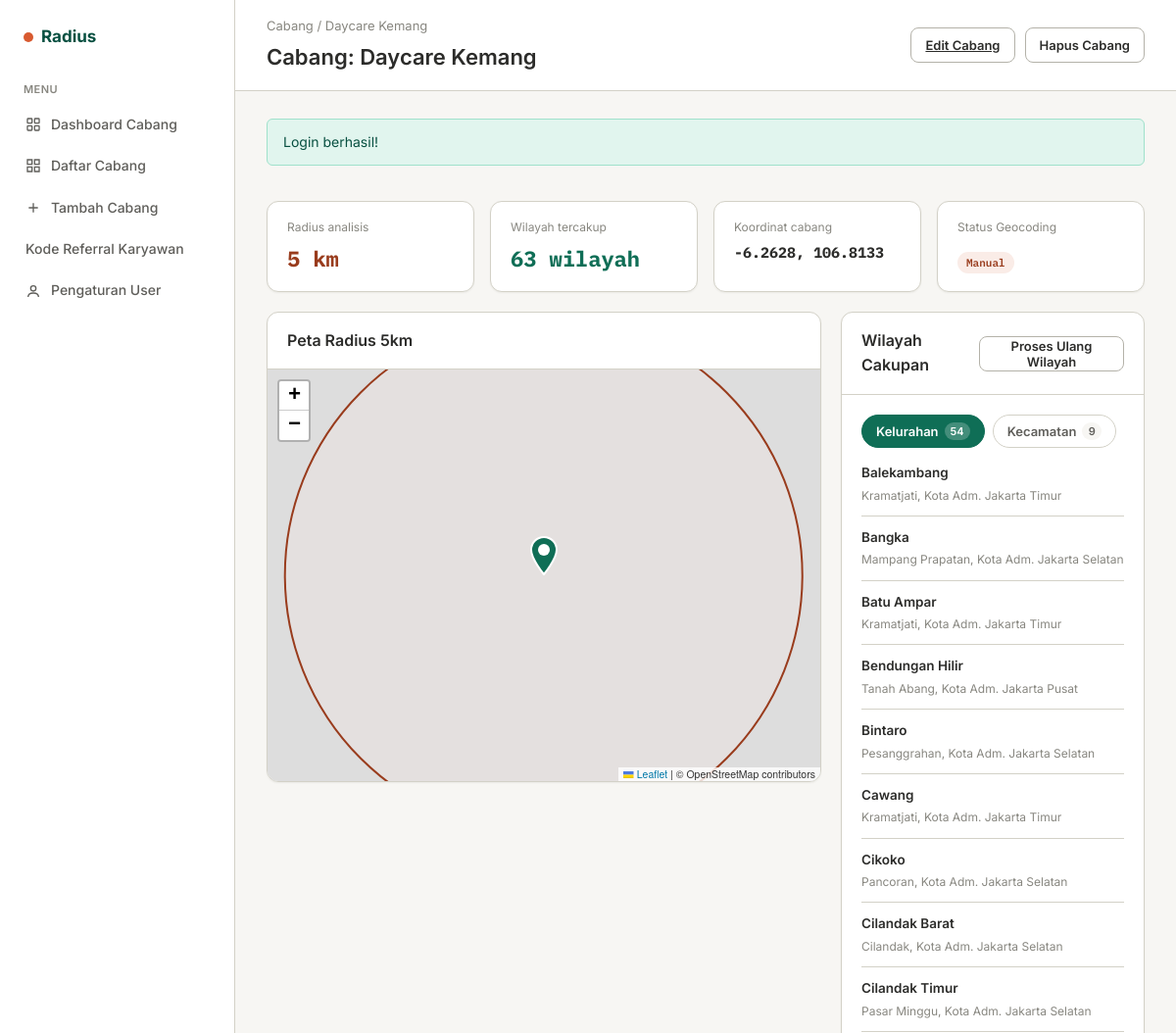
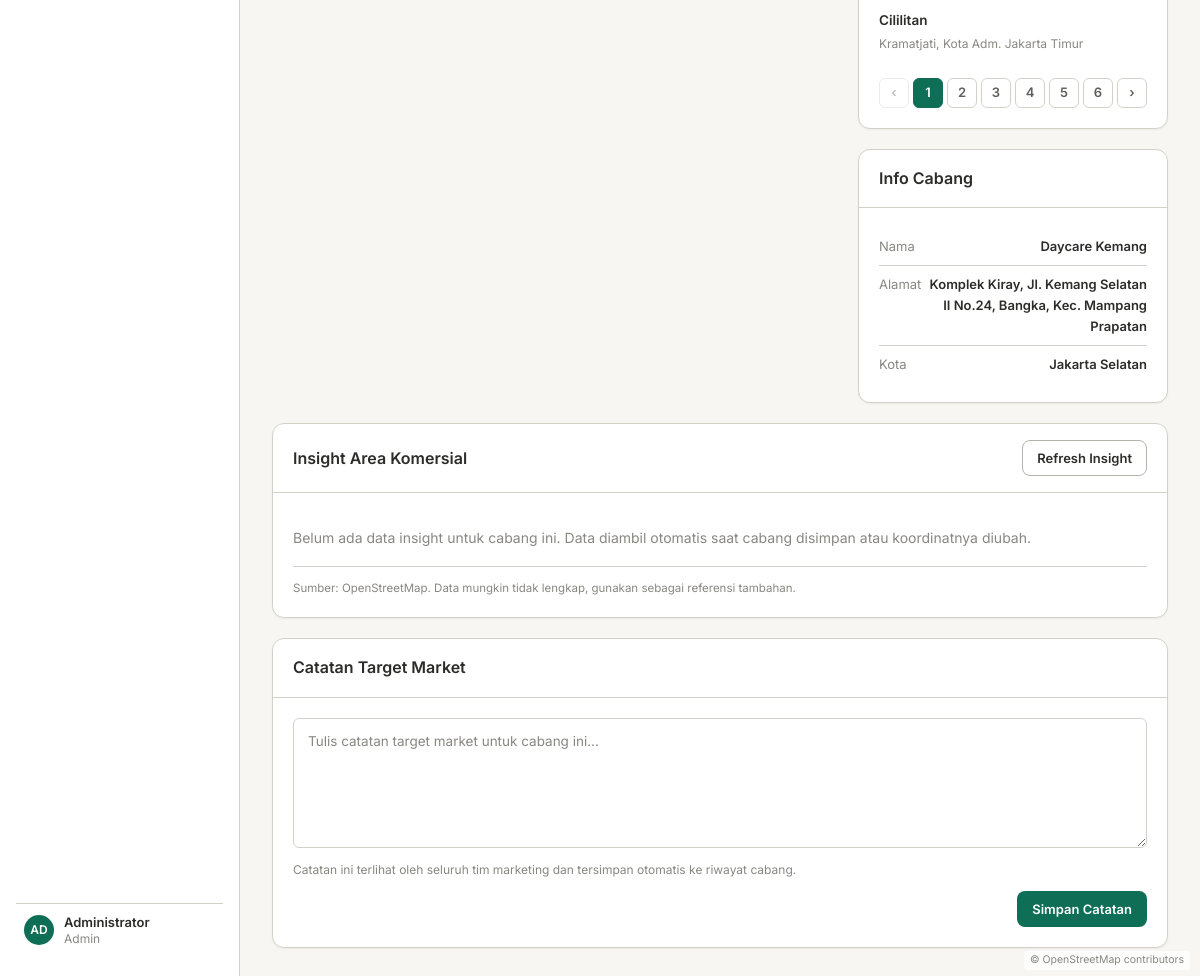
Screenshot of /branch/2 (signed in) with the database file from the repository (2 pictures, top to bottom).
### tables this page shows
CREATE TABLE IF NOT EXISTS branches (
    id INT AUTO_INCREMENT PRIMARY KEY,
    name VARCHAR(150) NOT NULL,
    address TEXT NOT NULL,
    city VARCHAR(100) NOT NULL,
    latitude DECIMAL(11, 8),
    longitude DECIMAL(11, 8),
    target_market_notes TEXT,
    geocoding_status ENUM("verified", "manual", "pending", "failed") DEFAULT "pending",
    created_at TIMESTAMP DEFAULT CURRENT_TIMESTAMP,
    updated_at TIMESTAMP DEFAULT CURRENT_TIMESTAMP ON UPDATE CURRENT_TIMESTAMP,
    created_by INT,
    FOREIGN KEY (created_by) REFERENCES users(id)
);

CREATE TABLE IF NOT EXISTS covered_areas (
    id INT AUTO_INCREMENT PRIMARY KEY,
    branch_id INT NOT NULL,
    area_name VARCHAR(150) NOT NULL,
    area_type ENUM("kelurahan", "kecamatan", "desa") NOT NULL,
    kecamatan VARCHAR(100),
    kabupaten_kota VARCHAR(100),
    provinsi VARCHAR(100),
    distance_km DECIMAL(5, 2),
    source ENUM("polygon", "manual") DEFAULT "polygon",
    created_at TIMESTAMP DEFAULT CURRENT_TIMESTAMP,
    FOREIGN KEY (branch_id) REFERENCES branches(id) ON DELETE CASCADE,
    INDEX idx_branch (branch_id)
);

### app/Helpers/functions.php (called while the page is built, shortened)
<?php
function view(string $view, array $data = []) {
    $viewPath = __DIR__ . "/../../views/{$view}.php";
    extract($data);
    include $viewPath;
}
function currentUser() {
    return $_SESSION["user"] ?? null;
}
function isAdmin(): bool {
    $user = currentUser();
    return $user && ($user["role"] ?? "") === ROLE_ADMIN;
}
function flash(string $name, string $message = "") {
    if ($message) {
        $_SESSION["flash_{$name}"] = $message;
    } else {
        $msg = $_SESSION["flash_{$name}"] ?? "";
        return $msg;
    }
}

### app/Controllers/BranchController.php (called while the page is built, shortened)
<?php
class BranchController {
    private $branchModel;
    private $coveredAreaModel;
    private $commercialInsightModel;
    public function __construct() {
        global $pdo;
        $this->branchModel = new Branch($pdo);
        $this->coveredAreaModel = new CoveredArea($pdo);
        $this->commercialInsightModel = new CommercialInsight($pdo);
    }
    public function detail(int $id) {
        $branch = $this->branchModel->getById($id);
        $perPage = 10;
        $page = max(1, (int) ($_GET["page"] ?? 1));
        $offset = ($page - 1) * $perPage;
        $coveredAreas = $this->coveredAreaModel->getByBranch($id);
        $totalKelurahan = $this->coveredAreaModel->countByBranchAndType($id, "kelurahan");
        $totalKecamatan = $this->coveredAreaModel->countByBranchAndType($id, "kecamatan");
        $totalDesa = $this->coveredAreaModel->countByBranchAndType($id, "desa");
        $kelurahanList = $this->coveredAreaModel->getByBranchAndType($id, "kelurahan", $perPage, $offset);
        $totalKelurahanPages = max(1, (int) ceil($totalKelurahan / $perPage));
        $page = min($page, $totalKelurahanPages);
        $commercialInsight = $this->commercialInsightModel->getByBranch($id);
        $kantorBernama = [];
        view("branch/detail", [
            "branch" => $branch,
            "covered_areas" => $coveredAreas,
            "kelurahan_list" => $kelurahanList,
            "total_kelurahan" => $totalKelurahan,
            "total_kecamatan" => $totalKecamatan,
            "total_desa" => $totalDesa,
            "kelurahan_page" => $page,
            "kelurahan_pages" => $totalKelurahanPages,
            "commercial_insight" => $commercialInsight,
            "kantor_bernama" => $kantorBernama,
        ]);
    }
}

### index.php (called while the page is built, shortened)
<?php
spl_autoload_register(function ($class) {
    if (strpos($class, "App\\") === 0) {
        $path = __DIR__ . "/app/" . str_replace("\\", "/", substr($class, 4)) . ".php";
    }
});
require_once __DIR__ . "/app/Helpers/functions.php";
$route = $_GET["route"] ?? "dashboard";
$routes = require_once __DIR__ . "/config/routes.php";
$matched = null;
$params = [];
foreach ($routes as $pattern => $config) {
    if (strpos($pattern, "{id}") !== false) {
        $regex = "#^" . preg_quote($pattern, "#") . "$#";
        $regex = str_replace("\\{id\\}", "(\d+)", $regex);
        if (preg_match($regex, $route, $matches)) {
            $matched = $config;
            $params["id"] = (int) $matches[1];
            break;
        }
    }
}
if ($matched) {
    $controller = $matched["controller"];
    $action = $matched["action"];
    $controllerFile = $controller . "Controller";
    $controllerPath = __DIR__ . "/app/Controllers/{$controllerFile}.php";
    if (file_exists($controllerPath)) {
        $controllerObj = new $class();
        $controllerObj->$action(...array_values($params));
    } else {
        http_response_code(404);
        view("errors/404");
    }
} else {
    http_response_code(404);
    view("errors/404");
}

### app/Models/Branch.php (called while the page is built, shortened)
<?php
class Branch {
    private $pdo;
    public function __construct(PDO $pdo) {
        $this->pdo = $pdo;
    }
    public function getById(int $id): ?array {
        $stmt = $this->pdo->prepare("
            SELECT b.*, u.name as created_by_name
            FROM branches b
            LEFT JOIN users u ON b.created_by = u.id
            WHERE b.id = ?
        ");
        $stmt->execute([$id]);
        return $stmt->fetch();
    }
}

### app/Models/CoveredArea.php (called while the page is built, shortened)
<?php
class CoveredArea {
    private $pdo;
    public function __construct(PDO $pdo) {
        $this->pdo = $pdo;
    }
    public function getByBranch(int $branchId): array {
        $stmt = $this->pdo->prepare("
            SELECT * FROM covered_areas
            WHERE branch_id = ?
            ORDER BY area_type, distance_km IS NULL, distance_km, area_name
        ");
        $stmt->execute([$branchId]);
        return $stmt->fetchAll();
    }
}

### views/branch/detail.php (the view, shortened to what this page needs)
<?php
$pageTitle = "Cabang: " . $branch["name"];
$breadcrumb = "Cabang / " . $branch["name"];
$refreshInsightUrl = APP_URL . "/branch/refresh-insight/" . $branch["id"];
$bisaRefreshInsight = isAdmin() && $branch["latitude"] !== null;
?>
<?php if ($success = flash("success")): ?>
<div class="alert alert-success"><?php echo $success; ?></div>
<?php endif; ?>
<div class="stat-row">
    <div class="stat-card">
        <div class="stat-label">Radius analisis</div>
        <div class="stat-value accent">5 km</div>
    </div>
    <div class="stat-card">
        <div class="stat-label">Wilayah tercakup</div>
        <div class="stat-value primary"><?php echo count($covered_areas); ?> wilayah</div>
    </div>
    <div class="stat-card">
        <div class="stat-label">Koordinat cabang</div>
        <div class="stat-value" style="font-size:15px;"><?php echo $branch["latitude"] ? number_format($branch["latitude"], 4) . ", " . number_format($branch["longitude"], 4) : "-"; ?></div>
    </div>
    <div class="stat-card">
        <div class="stat-label">Status Geocoding</div>
        <div class="stat-value">
            <?php
            $badgeClass = $branch["geocoding_status"] === "verified" ? "badge-success"
                : ($branch["geocoding_status"] === "manual" ? "badge-info"
                : ($branch["geocoding_status"] === "pending" ? "badge-warning" : "badge-error"));
            ?>
            <span class="badge <?php echo $badgeClass; ?>"><?php echo ucfirst($branch["geocoding_status"]); ?></span>
        </div>
    </div>
</div>
<div class="grid">
    <div class="card">
        <div class="card-header">
            <h2 class="card-title">Peta Radius 5km</h2>
        </div>
        <div class="map-wrap" id="map" data-lat="<?php echo $branch["latitude"]; ?>" data-lon="<?php echo $branch["longitude"]; ?>">
        </div>
        <div class="map-attribution">© OpenStreetMap contributors</div>
    </div>
    <div style="display:flex; flex-direction:column; gap:20px;">
        <div class="card">
            <div class="card-header">
                <h2 class="card-title">Wilayah Cakupan</h2>
                <?php if (isAdmin() && $branch["latitude"] !== null): ?>
                <form method="POST" action="<?php echo APP_URL; ?>/branch/reprocess/<?php echo $branch["id"]; ?>" style="display:inline">
                    <button type="submit" class="btn btn-secondary">Proses Ulang Wilayah</button>
                </form>
                <?php endif; ?>
            </div>
            <div class="card-body">
                <?php if (empty($covered_areas)): ?>
                <p class="text-muted">Belum ada data wilayah. Data akan otomatis terisi setelah geocoding berhasil.</p>
                <?php else: ?>
                <div class="tabs">
                    <button type="button" class="tab-btn is-active" data-tab="kelurahan">
                        Kelurahan <span class="tab-count"><?php echo $total_kelurahan; ?></span>
                    </button>
                    <button type="button" class="tab-btn" data-tab="kecamatan">
                        Kecamatan <span class="tab-count"><?php echo $total_kecamatan; ?></span>
                    </button>
                </div>
                <div class="tab-panel is-active" id="tab-kelurahan">
                    <?php if (empty($kelurahan_list)): ?>
                    <p class="text-muted">Belum ada kelurahan yang tercakup.</p>
                    <?php else: ?>
                    <ul class="area-list">
                        <?php foreach ($kelurahan_list as $area): ?>
                        <li class="area-item">
                            <div>
                                <div class="area-name"><?php echo htmlspecialchars($area["area_name"]); ?></div>
                                <div class="area-meta"><?php echo htmlspecialchars($area["kecamatan"] . ", " . $area["kabupaten_kota"]); ?></div>
                            </div>
                        </li>
                        <?php endforeach; ?>
                    </ul>
                    <?php if ($kelurahan_pages > 1): ?>
                    <div class="pagination">
                        <a href="<?php echo APP_URL; ?>/branch/<?php echo $branch["id"]; ?>?page=<?php echo max(1, $kelurahan_page - 1); ?>#tab-kelurahan" class="page-btn <?php echo $kelurahan_page <= 1 ? "is-disabled" : ""; ?>">‹</a>
                        <?php for ($i = 1; $i <= $kelurahan_pages; $i++): ?>
                        <a href="<?php echo APP_URL; ?>/branch/<?php echo $branch["id"]; ?>?page=<?php echo $i; ?>#tab-kelurahan" class="page-btn <?php echo $i === $kelurahan_page ? "is-active" : ""; ?>"><?php echo $i; ?></a>
                        <?php endfor; ?>
                        <a href="<?php echo APP_URL; ?>/branch/<?php echo $branch["id"]; ?>?page=<?php echo min($kelurahan_pages, $kelurahan_page + 1); ?>#tab-kelurahan" class="page-btn <?php echo $kelurahan_page >= $kelurahan_pages ? "is-disabled" : ""; ?>">›</a>
                    </div>
                    <?php endif; ?>
                    <?php endif; ?>
                </div>
                <?php endif; ?>
            </div>
        </div>
        <div class="card">
            <div class="card-header">
                <h2 class="card-title">Info Cabang</h2>
            </div>
            <div class="card-body">
                <div class="branch-info-row">
                    <span class="branch-info-label">Nama</span>
                    <span class="branch-info-value"><?php echo htmlspecialchars($branch["name"]); ?></span>
                </div>
                <div class="branch-info-row">
                    <span class="branch-info-label">Alamat</span>
                    <span class="branch-info-value"><?php echo htmlspecialchars($branch["address"]); ?></span>
                </div>
                <div class="branch-info-row">
                    <span class="branch-info-label">Kota</span>
                    <span class="branch-info-value"><?php echo htmlspecialchars($branch["city"]); ?></span>
                </div>
            </div>
        </div>
    </div>
</div>
<div class="card">
    <div class="card-header">
        <h2 class="card-title">Insight Area Komersial</h2>
        <div class="card-header-actions">
            <?php if ($bisaRefreshInsight): ?>
            <form method="POST" action="<?php echo $refreshInsightUrl; ?>" style="display:inline">
                <button type="submit" class="btn btn-secondary">Refresh Insight</button>
            </form>
            <?php endif; ?>
        </div>
    </div>
    <div class="card-body">
        <?php if (!$commercial_insight): ?>
        <p class="text-muted">Belum ada data insight untuk cabang ini. Data diambil otomatis saat cabang disimpan atau koordinatnya diubah.</p>
        <?php elseif ($commercial_insight["fetch_status"] === "kosong"): ?>
        <p class="text-muted">Tidak ditemukan data perkantoran di OpenStreetMap untuk area ini — bukan berarti tidak ada, datanya mungkin belum lengkap.</p>
        <?php endif; ?>
        <div class="insight-disclaimer">Sumber: OpenStreetMap. Data mungkin tidak lengkap, gunakan sebagai referensi tambahan.</div>
    </div>
</div>
<div class="card">
    <div class="card-header">
        <h2 class="card-title">Catatan Target Market</h2>
    </div>
    <div class="card-body">
        <form method="POST" action="<?php echo APP_URL; ?>/branch/notes/<?php echo $branch["id"]; ?>">
            <textarea name="target_market_notes" class="notes-textarea" placeholder="Tulis catatan target market untuk cabang ini..."><?php echo htmlspecialchars($branch["target_market_notes"] ?? ""); ?></textarea>
            <div class="helper-text">Catatan ini terlihat oleh seluruh tim marketing dan tersimpan otomatis ke riwayat cabang.</div>
            <div class="save-row">
                <button type="submit" class="btn btn-primary">Simpan Catatan</button>
            </div>
        </form>
    </div>
</div>
<?php
$actions = '
<a href="' . APP_URL . '/branch/edit/' . $branch["id"] . '" class="btn btn-secondary">Edit Cabang</a>
' . (isAdmin() ? '<form method="POST" action="' . APP_URL . '/branch/delete/' . $branch["id"] . '" style="display:inline" onsubmit="return confirm(\'Hapus cabang ini beserta wilayah cakupannya? Tindakan ini tidak dapat dibatalkan.\');"><button type="submit" class="btn btn-secondary" style="color:var(--color-error);">Hapus Cabang</button></form>' : '') . '
';
include __DIR__ . "/../layouts/main.php";
?>

### views/layouts/header.php
<header class="topbar">
    <div>
        <?php if (isset($breadcrumb)): ?>
        <div class="breadcrumb"><?php echo $breadcrumb; ?></div>
        <?php endif; ?>
        <h1 class="page-title"><?php echo $pageTitle ?? "Dashboard"; ?></h1>
    </div>
    <div class="topbar-actions">
        <?php if (isset($actions)) echo $actions; ?>
    </div>
</header>

### rows the page displays
branches: name "Cabang / Daycare Kemang", name "Cabang: Daycare Kemang", latitude "-6.2628", longitude "106.8133", geocoding_status "Manual", name "Daycare Kemang", address "Komplek Kiray, Jl. Kemang Selatan II No.24, Bangka, Kec. Mampang Prapatan", city "Jakarta Selatan"
covered_areas: area_name "Balekambang", kecamatan+kabupaten_kota "Kramatjati, Kota Adm. Jakarta Timur"
covered_areas: area_name "Bangka", kecamatan+kabupaten_kota "Mampang Prapatan, Kota Adm. Jakarta Selatan"
covered_areas: area_name "Batu Ampar", kecamatan+kabupaten_kota "Kramatjati, Kota Adm. Jakarta Timur"
covered_areas: area_name "Bendungan Hilir", kecamatan+kabupaten_kota "Tanah Abang, Kota Adm. Jakarta Pusat"
covered_areas: area_name "Bintaro", kecamatan+kabupaten_kota "Pesanggrahan, Kota Adm. Jakarta Selatan"
covered_areas: area_name "Cawang", kecamatan+kabupaten_kota "Kramatjati, Kota Adm. Jakarta Timur"
covered_areas: area_name "Cikoko", kecamatan+kabupaten_kota "Pancoran, Kota Adm. Jakarta Selatan"
covered_areas: area_name "Cilandak Barat", kecamatan+kabupaten_kota "Cilandak, Kota Adm. Jakarta Selatan"
covered_areas: area_name "Cilandak Timur", kecamatan+kabupaten_kota "Pasar Minggu, Kota Adm. Jakarta Selatan"
covered_areas: area_name "Cililitan", kecamatan+kabupaten_kota "Kramatjati, Kota Adm. Jakarta Timur"

### other values shown
substr(currentUser()["name"] ?? "U", 0, 2) "AD"
currentUser()["name"] "Administrator"
currentUser()["role"] "Admin"
$success "Login berhasil!"
count($covered_areas) "63"
$total_kelurahan "54"
$total_kecamatan "9"
